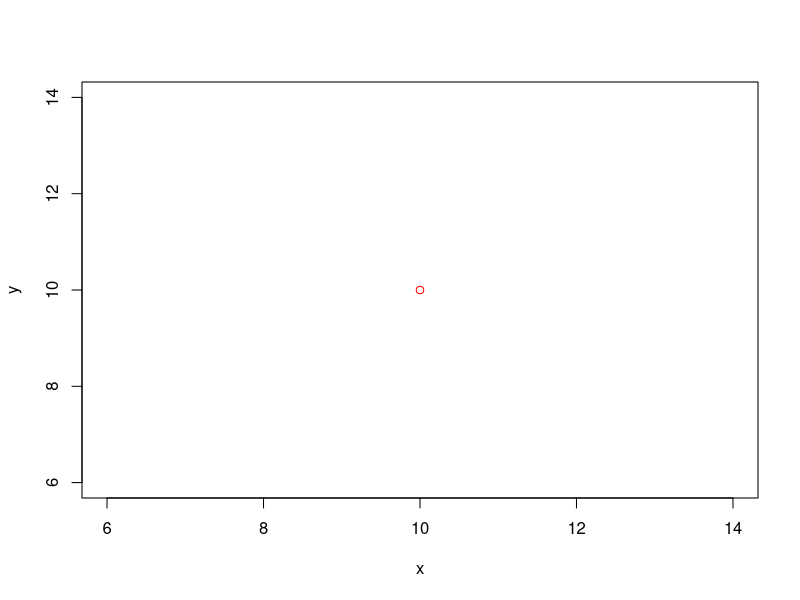
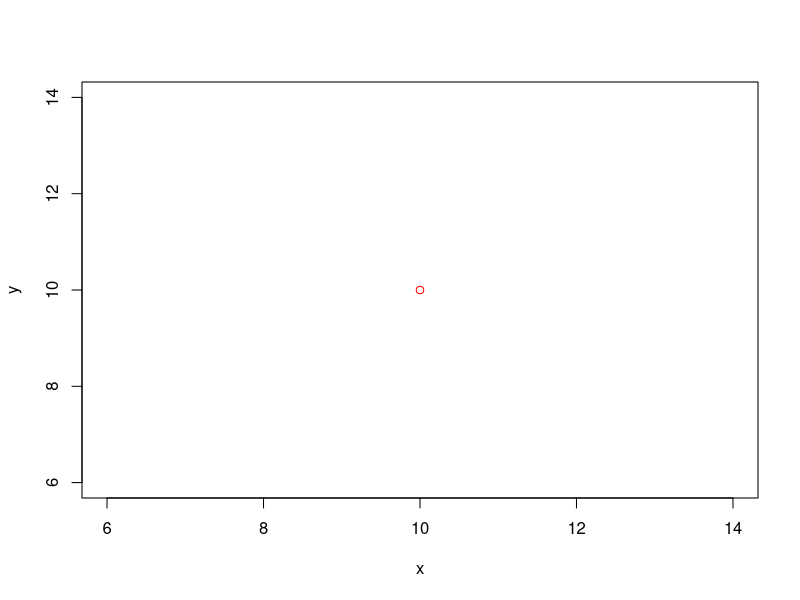
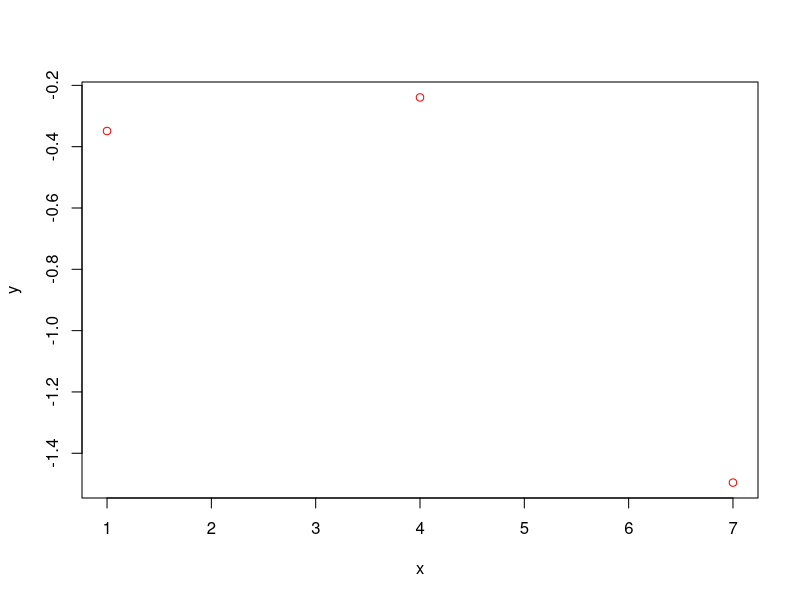
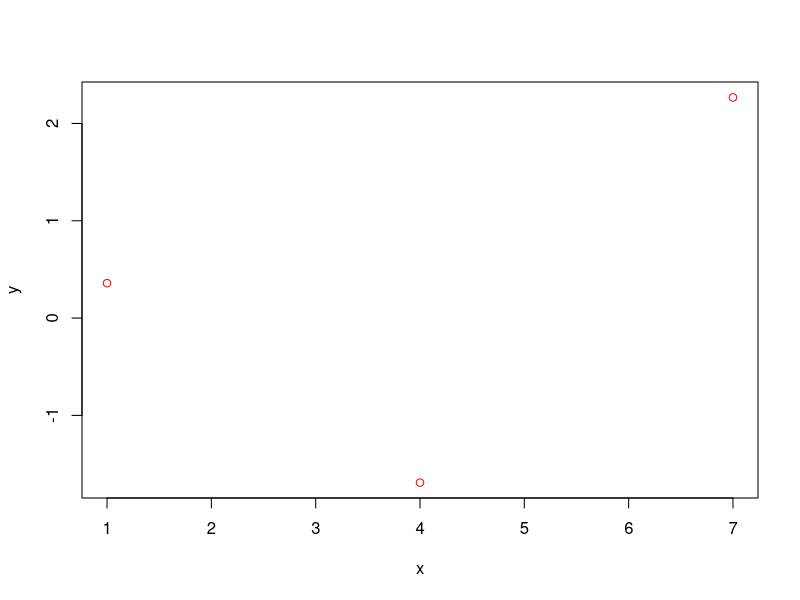
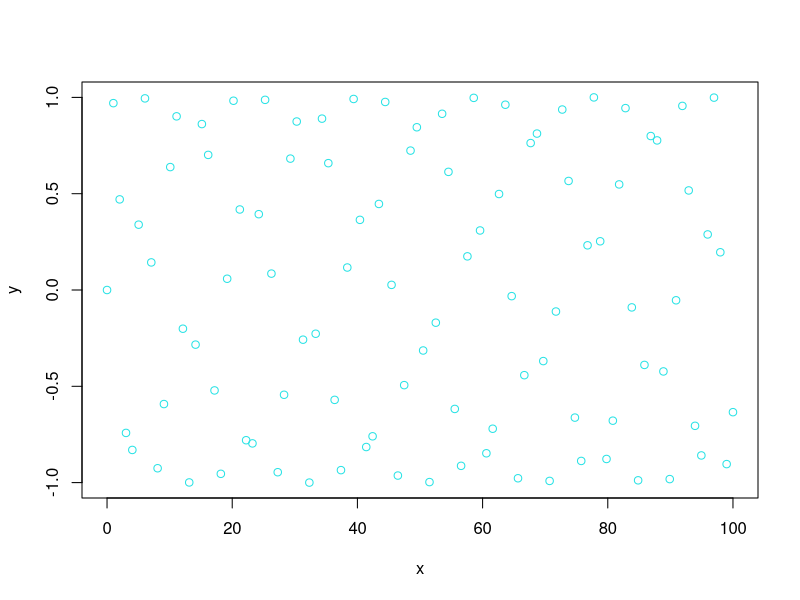

Generate these figures, in order, with R:
## ---- chunk 1
options(prompt = " ", continue = " ")
## ---- chunk 2
temp <- 5
## ---- chunk 3
temp <- temp * 9 / 5 + 32
volume <- 4 / 3 * pi**3
if (temp == 0) print("cool")
## ---- chunk 4
temp<-temp*9/5+32
volume<-4/3*pi**3
if( temp==0) print("cool")
## ---- chunk 5
x <- 1:10
## ---- chunk 6
x <- 1 : 10
## ---- chunk 7
l <- b <- h <- 5
## ---- chunk 8
list(
  total    = l + b + h,
  mean     = (l + b + h) / 3,
  variance = var(c(l + b + h))
)
## ---- chunk 9
list(
  total = l + b + h,
  mean = (l + b + h) / 3,
  variance = var(c(l + b + h))
)
## ---- chunk 10
a <- 10
debug <- FALSE
x <- y <- 10
## ---- chunk 11
if (a == 4)
if (debug) print(x)
mean(x)
plot(x, y, col = "red")
## ---- chunk 12
if(a==4)
if(debug)print(x)
mean (x)
plot (x,y,col="red")
## ---- chunk 13
mat <- matrix(1:9, ncol = 3)
y <- rnorm(3)
## ---- chunk 14
x <- c(1, 2, 4)
x <- mat[1, ]
plot(x, y, col = "red")
## ---- chunk 15
mat <- matrix(1:9, ncol = 3)
y <- rnorm(3)
## ---- chunk 16
x <- c(1,2,4)
x <- mat[1,]
plot(x,y,col = "red")
## ---- chunk 17
a <- 10
## ---- chunk 18
if (a == 10) {
  res <- TRUE
} else {
  res <- FALSE
}

myfun <- function(x) {
  # Instructions
}
## ---- chunk 19
if (a == 10)
{
  res <- TRUE
} else
{
  res <- FALSE}
## ---- chunk 20
powfun <- function(x) {
  res <- x**y
  return(res)
}
## ---- chunk 21
powfun <- function(x) {
res <- x**y
return(res)
}
## ---- chunk 22
a <- 10
## ---- chunk 23
powfun <- function(x, y) { return(x^y) }
if (a == 10) { res <- TRUE }
## ---- chunk 24
powfun <- function(x, y) return(x^y)
if (a == 10) res <- TRUE
## ---- chunk 25
powfun <- function(x) {
    res <- x^2
    return(res)
}
powfun <- function(x, y) return(x^y)
## ---- chunk 26
powfun <- function(x) {
    res <- x^2
    res
}
powfun <- function(x, y) x^y
## ---- chunk 27
data <- c(firstname  = "Reto",      lastname = "Stauffer",
          city       = "Innsbruck", zipcode  = "6020",
          department = "Department of Statistics")
## ---- chunk 28
data <- c(firstname = "Reto", lastname = "Stauffer", city = "Innsbruck", zipcode = "6020", department = "Department of Statistics")
## ---- chunk 29
demo_function <- function(x) {
  if (a == 3) {
    res <- "This"
  } else {
    for (i in 1:10) {
      res <- a + i
    }
  }
  return(res)
}
## ---- chunk 30
demo_function <- function(x) {
if (a == 3) {
res <- "This"
} else {
for (i in 1:10) {
res <- a + i
}
}
return(res)
}
## ---- chunk 31
a <- 5
powfun <- function(x, y) return(x^y)
## ---- chunk 32
a = 5
powfun = function(x, y) return(x^y)
## ---- chunk 33
# -----------------------------
# Define variables
x <- seq(0, 100, length = 100)
y <- sin(x / pi * 180)
# -----------------------------
# Create plot
plot(x, y, col = 5)
## ---- chunk 34
options(prompt = "R> ", continue = "+  ")
## ---- chunk 35
demo_function <- function(x) {
  if (a == 3) {
    res <- "This"
  } else {
    for (i in 1:10) {
      res <- a + i
    }
  }
  return(res)
}
## ---- chunk 36
DmoFn<-function(x)
{if(a==3) {res <- "This"
}else{
for(i in 1    :10) {
res= a   +i}}
    res}
